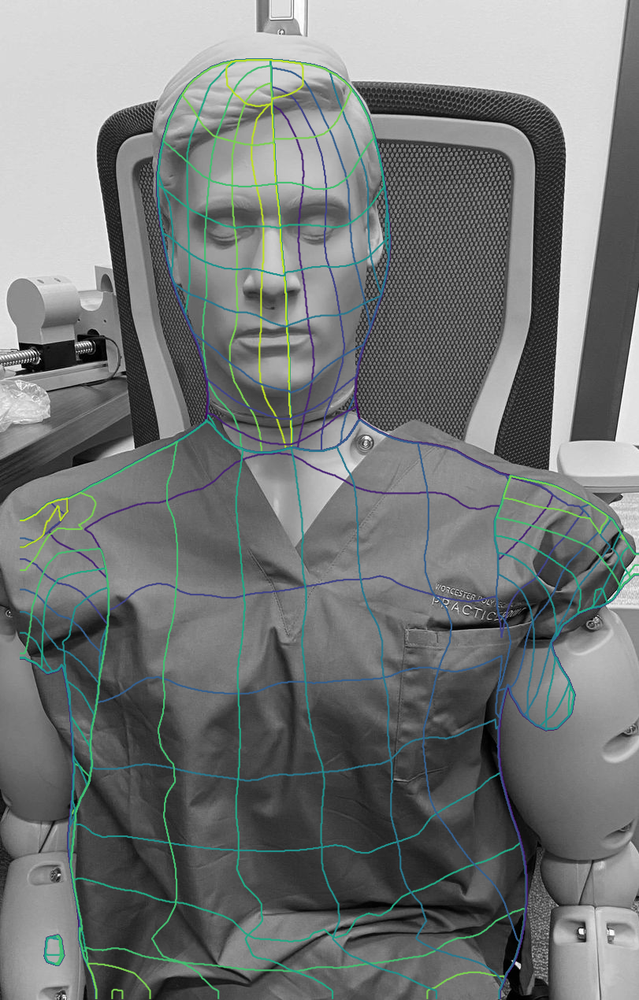
#> input picture Object_Detection_Algorithims/Detectron_2/results/densepose_contour.0001.png, 639 x 1000 px, shrunk from 811 x 1270 before the run
$ python plot_results.py
#> lines starting #> are read from the running program, lines starting #| are printed output that depends on the picture
import cv2
from matplotlib import pyplot as plt

im_cont = cv2.imread("results/densepose_contour.0001.png")
#> im_cont is the input picture: shape (1000, 639, 3); mean B, G, R 119.3, 120, 116.2
im_segm = cv2.imread("results/densepose_segment.0001.png")
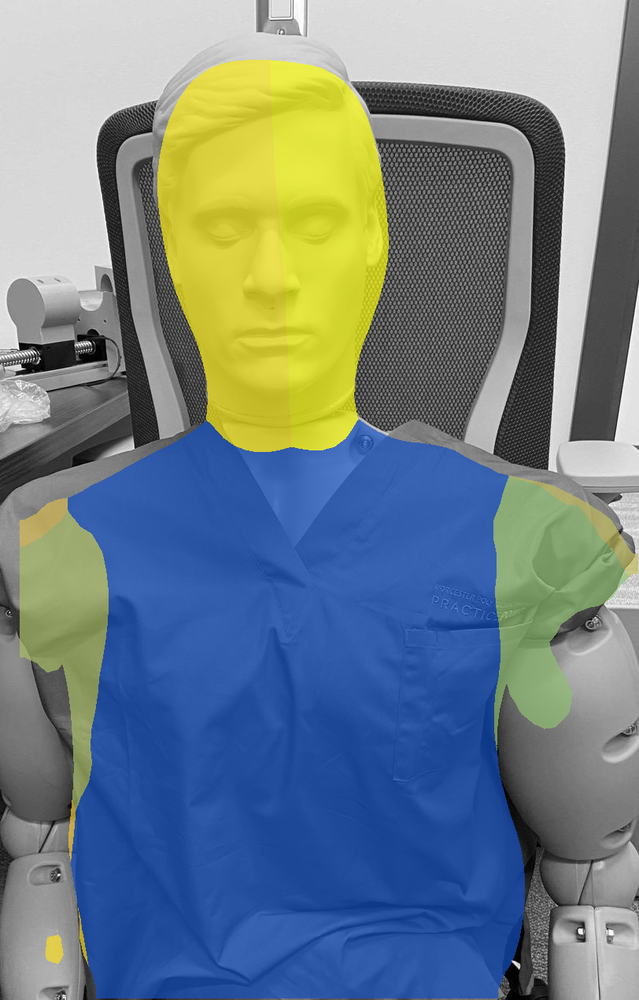
#> input picture Object_Detection_Algorithims/Detectron_2/results/densepose_segment.0001.png, 639 x 1000 px, shrunk from 812 x 1270 before the run
#> im_segm is the input picture: shape (1000, 639, 3); mean B, G, R 135.7, 128.2, 112.5
im_u = cv2.imread("results/densepose_u.0001.png")
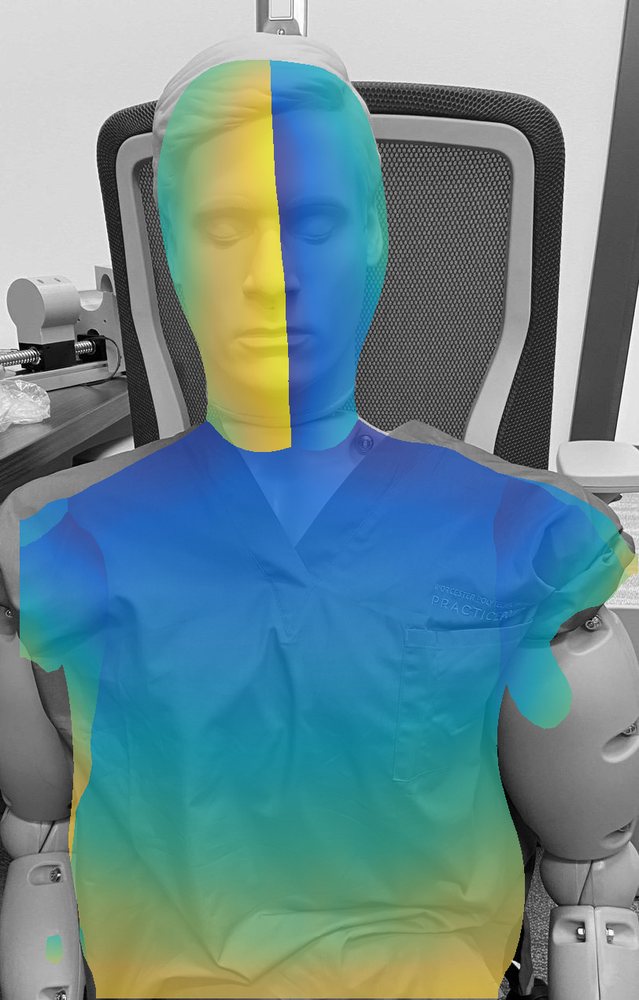
#> input picture Object_Detection_Algorithims/Detectron_2/results/densepose_u.0001.png, 639 x 1000 px, shrunk from 812 x 1270 before the run
#> im_u is the input picture: shape (1000, 639, 3); mean B, G, R 143.6, 137.7, 105.9
im_v = cv2.imread("results/densepose_v.0001.png")
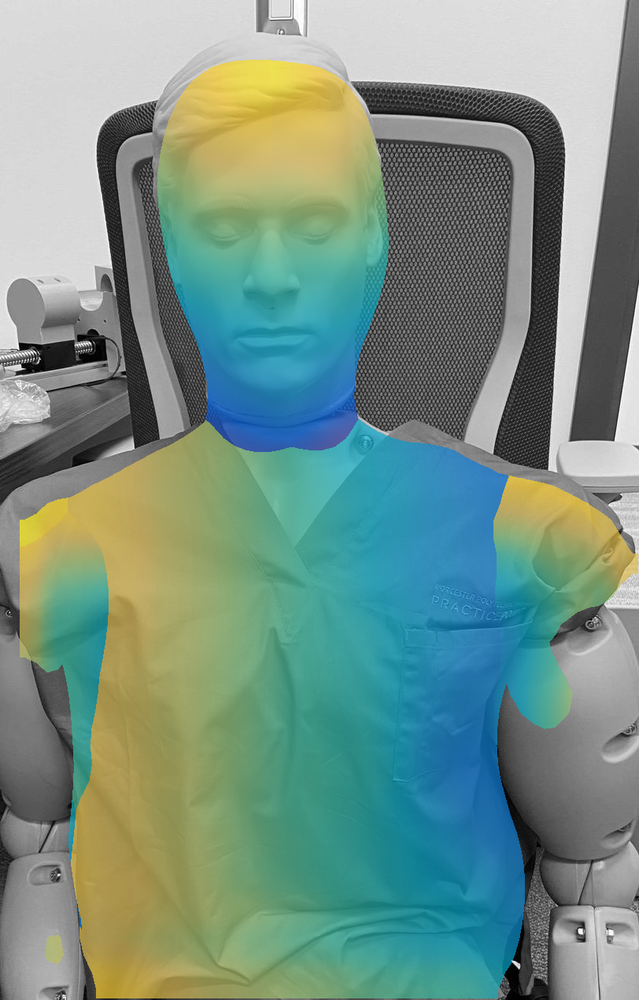
#> input picture Object_Detection_Algorithims/Detectron_2/results/densepose_v.0001.png, 639 x 1000 px, shrunk from 812 x 1270 before the run
#> im_v is the input picture: shape (1000, 639, 3); mean B, G, R 134.3, 146.5, 118.9

plt.rcParams["figure.figsize"]=20,20
plt.subplot(2,2,1)
plt.imshow(im_cont[:,:,::-1])
plt.axis('off')
plt.title('body contour')

plt.subplot(2,2,2)
plt.imshow(im_segm[:,:,::-1])
plt.axis('off')
plt.title('body segmentation')

plt.subplot(2,2,3)
plt.imshow(im_u[:,:,::-1])
plt.axis('off')
plt.title('u coordinates')

plt.subplot(2,2,4)
plt.imshow(im_v[:,:,::-1])
plt.axis('off')
plt.title('v coordinates')
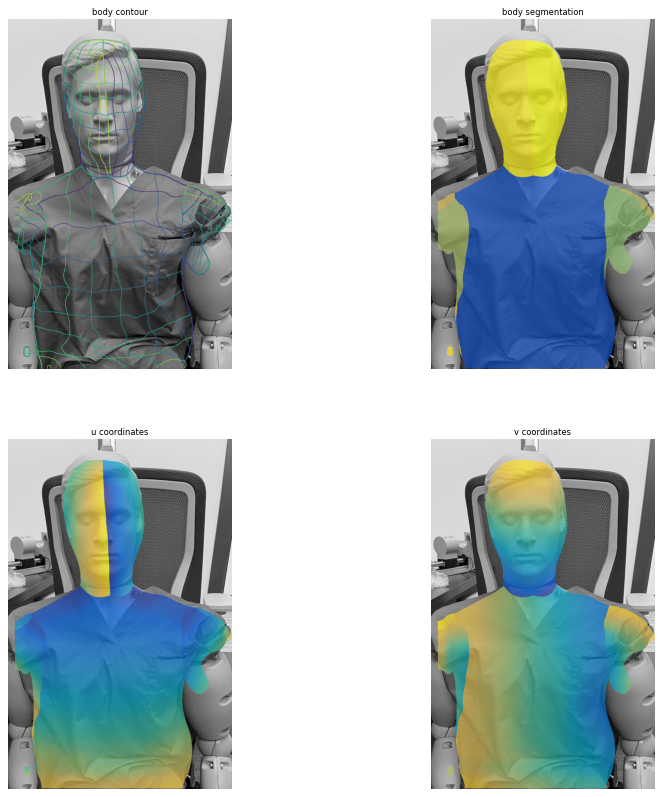
#> figure drawn by matplotlib, 4 panels
